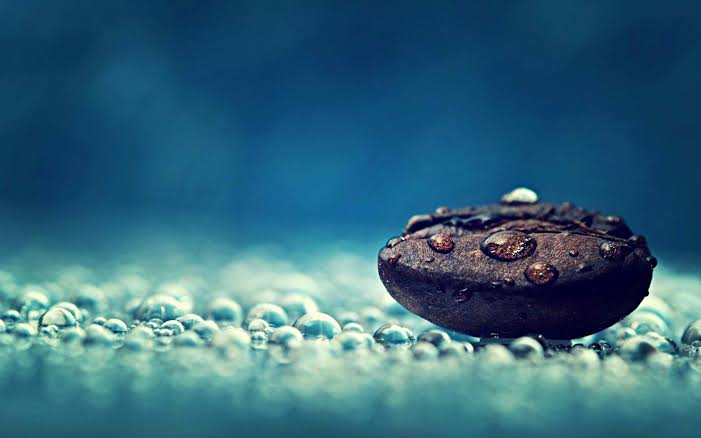
#> input picture python prg/pic_list/images (11).jpeg, 701 x 438 px, found by its file name
$ python main.py
#> lines starting #> are read from the running program, lines starting #| are printed output that depends on the picture
# Python code to reading an image using OpenCV
import numpy as np
import cv2
import matplotlib.pyplot as plt

img = cv2.imread('images (11).jpeg',
				cv2.IMREAD_GRAYSCALE)
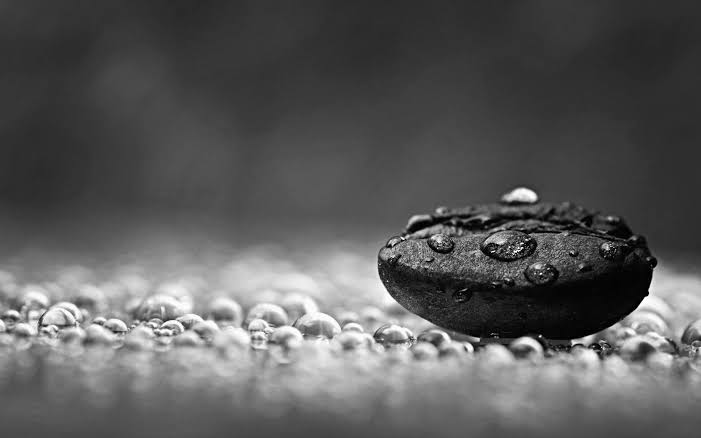
#> img: shape (438, 701); min 0, max 255, mean 90.7

cv2.imshow('image', img)
cv2.waitKey(1000)

# You can give path to the
# image as first argument
img = cv2.imread('images (9).jpeg', 0)
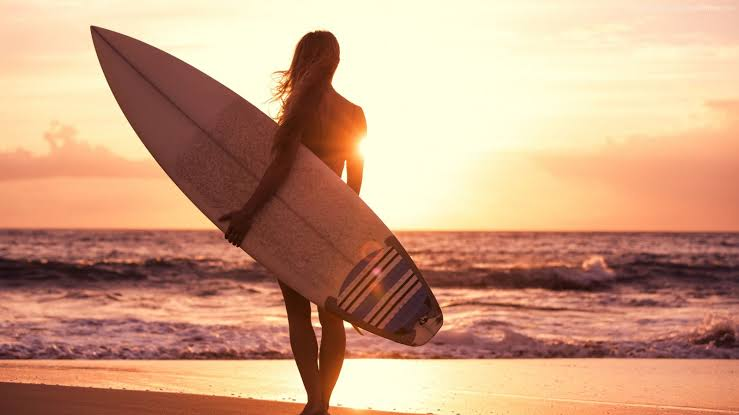
#> input picture python prg/pic_list/images (9).jpeg, 739 x 415 px, found by its file name
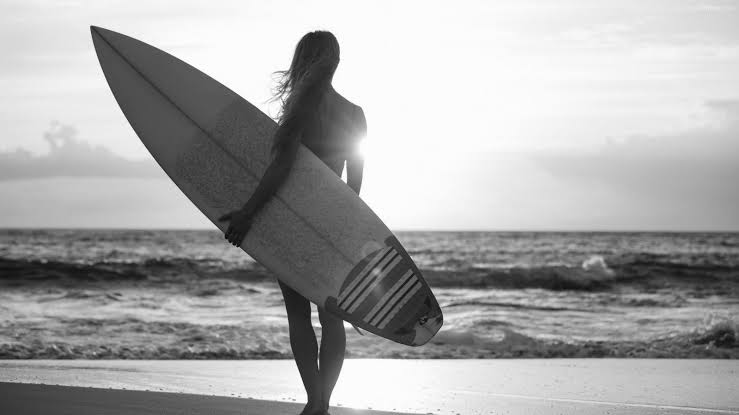
#> img: shape (415, 739); min 2, max 255, mean 168.2

# will show the image in a window
cv2.imshow('image', img)
k = cv2.waitKey(0) & 0xFF
#> (key Esc is pressed here)

# wait for ESC key to exit
if k == 27:
	cv2.destroyAllWindows()

# wait for 's' key to save and exit
elif k == ord('s'):
	cv2.imwrite('messigray.png',img)
	cv2.destroyAllWindows()
